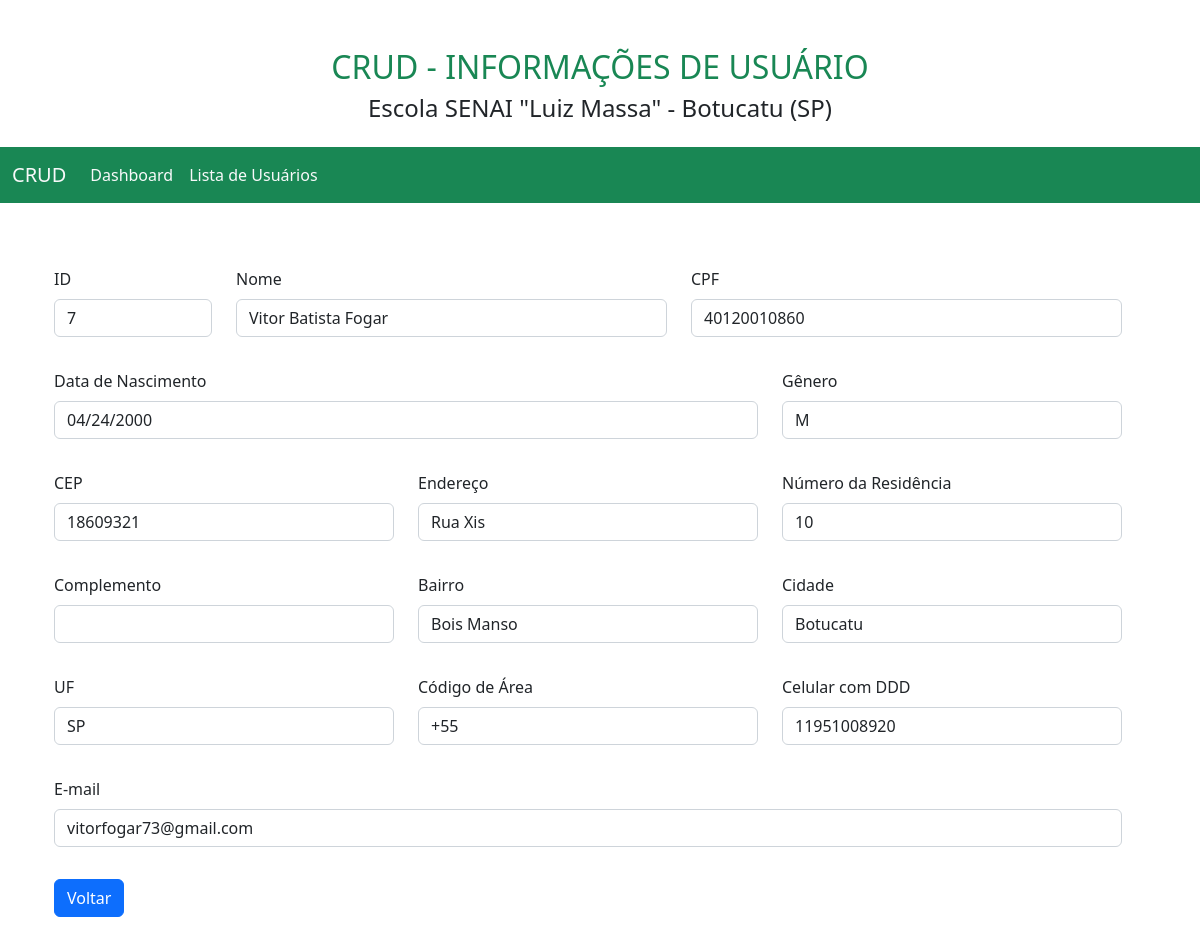
Page /CRUD/session/form-view-user.php?id=7 on the committed database.
### tables this page shows
CREATE TABLE IF NOT EXISTS `usuario` (
  `id` int(11) NOT NULL AUTO_INCREMENT,
  `nome` varchar(100) NOT NULL,
  `cpf` varchar(11) NOT NULL,
  `data_nascimento` date NOT NULL,
  `genero` char(1) DEFAULT NULL,
  `cep` varchar(8) NOT NULL,
  `logradouro` varchar(100) NOT NULL,
  `numero_residencia` varchar(10) NOT NULL,
  `complemento` varchar(50) DEFAULT NULL,
  `bairro` varchar(100) NOT NULL,
  `cidade` varchar(50) NOT NULL,
  `estado` varchar(50) NOT NULL,
  `codigo_area` varchar(5) NOT NULL,
  `numero_celular` varchar(11) NOT NULL,
  `email` varchar(50) NOT NULL,
  `senha` varchar(100) NOT NULL,
  `ativo` int(1) NOT NULL DEFAULT '1',
  PRIMARY KEY (`id`),
  UNIQUE KEY `unique_id_key` (`id`),
  UNIQUE KEY `unique_cpf_key` (`cpf`),
  UNIQUE KEY `unique_email_key` (`email`),
  KEY `index_cpf_key` (`cpf`)
);

### CRUD/session/form-view-user.php (the view, shortened to what this page needs)
<?php
    include("../configuration/connection.php");
    $id = $_GET["id"];
    $SQL = "SELECT nome, cpf, data_nascimento, genero, cep, logradouro,
                   numero_residencia, complemento, bairro, cidade, estado,
                   codigo_area, numero_celular, email
            FROM usuario
            WHERE id = $id;";
    $consulta = mysqli_query($connect, $SQL);
    $usuario = mysqli_fetch_assoc($consulta);
?>
<!doctype html>
<html lang="pt-br">
  <head>
    <link href="https://cdn.jsdelivr.net/npm/bootstrap@5.2.2/dist/css/bootstrap.min.css" rel="stylesheet">
  </head>
  <body>
    <header class="p-3 text-center">
        <h2 class="text-uppercase text-success">CRUD - INFORMAÇÕES DE USUÁRIO</h2>
        <h4>Escola SENAI "Luiz Massa" - Botucatu (SP)</h4>
    </header>
    <nav class="navbar navbar-expand-lg bg-success">
        <div class="container-fluid">
          <a class="navbar-brand text-light" href="#">CRUD</a>
          <div class="collapse navbar-collapse" id="navbarNavAltMarkup">
            <div class="navbar-nav">
              <a class="nav-link text-light" href="dashboard.php">Dashboard</a>
              <a class="nav-link text-light" href="proccess-list-users.php">Lista de Usuários</a>
            </div>
          </div>
        </div>
    </nav>
    <section class="container py-5">
        <div class="row justify-content-center">
            <form class="row">
                <div class="row">
                    <div class="col-2 my-3">
                        <label for="id" class="form-label">ID</label>
                        <input type="text" class="form-control" id="id" name="id" value="<?php print($id); ?>" readonly>
                    </div>
                    <div class="col-5 my-3">
                        <label for="nome" class="form-label">Nome</label>
                        <input type="text" class="form-control" id="nome" name="nome" value="<?php print($usuario["nome"]); ?>" readonly>
                    </div>
                    <div class="col-5 my-3">
                        <label for="cpf" class="form-label">CPF</label>
                        <input type="text" class="form-control" id="cpf" name="cpf" value="<?php print($usuario["cpf"]); ?>" readonly>
                    </div>
                </div>
                <div class="row">
                    <div class="col-8 my-3">
                        <label for="dataNascimento" class="form-label">Data de Nascimento</label>
                        <input type="date" class="form-control" id="dataNascimento" name="dataNascimento" value="<?php print($usuario["data_nascimento"]); ?>" readonly>
                    </div>
                    <div class="col-4 my-3">
                        <label for="genero" class="form-label">Gênero</label>
                        <input type="text" class="form-control" id="genero" name="genero" value="<?php print($usuario["genero"]); ?>" readonly>
                    </div>
                </div>
                <div class="row">
                    <div class="col-4 my-3">
                        <label for="cep" class="form-label">CEP</label>
                        <input type="text" class="form-control" id="cep" name="cep" value="<?php print($usuario["cep"]); ?>" readonly>
                    </div>
                    <div class="col-4 my-3">
                        <label for="endereco" class="form-label">Endereço</label>
                        <input type="text" class="form-control" id="endereco" name="endereco" value="<?php print($usuario["logradouro"]); ?>" readonly>
                    </div>
                    <div class="col-4 my-3">
                        <label for="numeroResidencia" class="form-label">Número da Residência</label>
                        <input type="text" class="form-control" id="numeroResidencia" name="numeroResidencia" value="<?php print($usuario["numero_residencia"]); ?>" readonly>
                    </div>
                </div>
                <div class="row">
                    <div class="col-4 my-3">
                        <label for="complemento" class="form-label">Complemento</label>
                        <input type="text" class="form-control" id="complemento" name="complemento" value="<?php print($usuario["complemento"]); ?>" readonly>
                    </div>
                    <div class="col-4 my-3">
                        <label for="bairro" class="form-label">Bairro</label>
                        <input type="text" class="form-control" id="bairro" name="bairro" value="<?php print($usuario["bairro"]); ?>" readonly>
                    </div>
                    <div class="col-4 my-3">
                        <label for="cidade" class="form-label">Cidade</label>
                        <input type="text" class="form-control" id="cidade" name="cidade" value="<?php print($usuario["cidade"]); ?>" readonly>
                    </div>
                </div>
                <div class="row">
                    <div class="col-4 my-3">
                        <label for="estado" class="form-label">UF</label>
                        <input type="text" class="form-control" id="estado" name="estado" value="<?php print($usuario["estado"]); ?>" readonly>
                    </div>
                    <div class="col-4 my-3">
                        <label for="codigoArea" class="form-label">Código de Área</label>
                        <input type="text" class="form-control" id="codigoArea" name="codigoArea" value="<?php print($usuario["codigo_area"]); ?>" readonly>
                    </div>
                    <div class="col-4 my-3">
                        <label for="celular" class="form-label">Celular com DDD</label>
                        <input type="celular" class="form-control" id="celular" name="celular" value="<?php print($usuario["numero_celular"]); ?>" readonly>
                    </div>
                </div>
                <div class="row">
                    <div class="col-12 my-3">
                        <label for="email" class="form-label">E-mail</label>
                        <input type="email" class="form-control" id="email" name="email" value="<?php print($usuario["email"]); ?>" readonly>
                    </div>
                </div>
                <div class="row">
                    <div class="col-12 my-3">
                        <a href="proccess-list-users.php" class="btn btn-primary">Voltar</a>
                    </div>
                </div>
            </form>
        </div>
    </section>
  </body>
</html>

### rows in the picture
usuario: nome "Vitor Batista Fogar", cpf "40120010860", dataNascimento "04/24/2000", genero "M", cep "18609321", endereco "Rua Xis", numeroResidencia "10", bairro "Bois Manso", cidade "Botucatu", estado "SP", codigoArea "+55", celular "11951008920", email "vitorfogar73@gmail.com"
